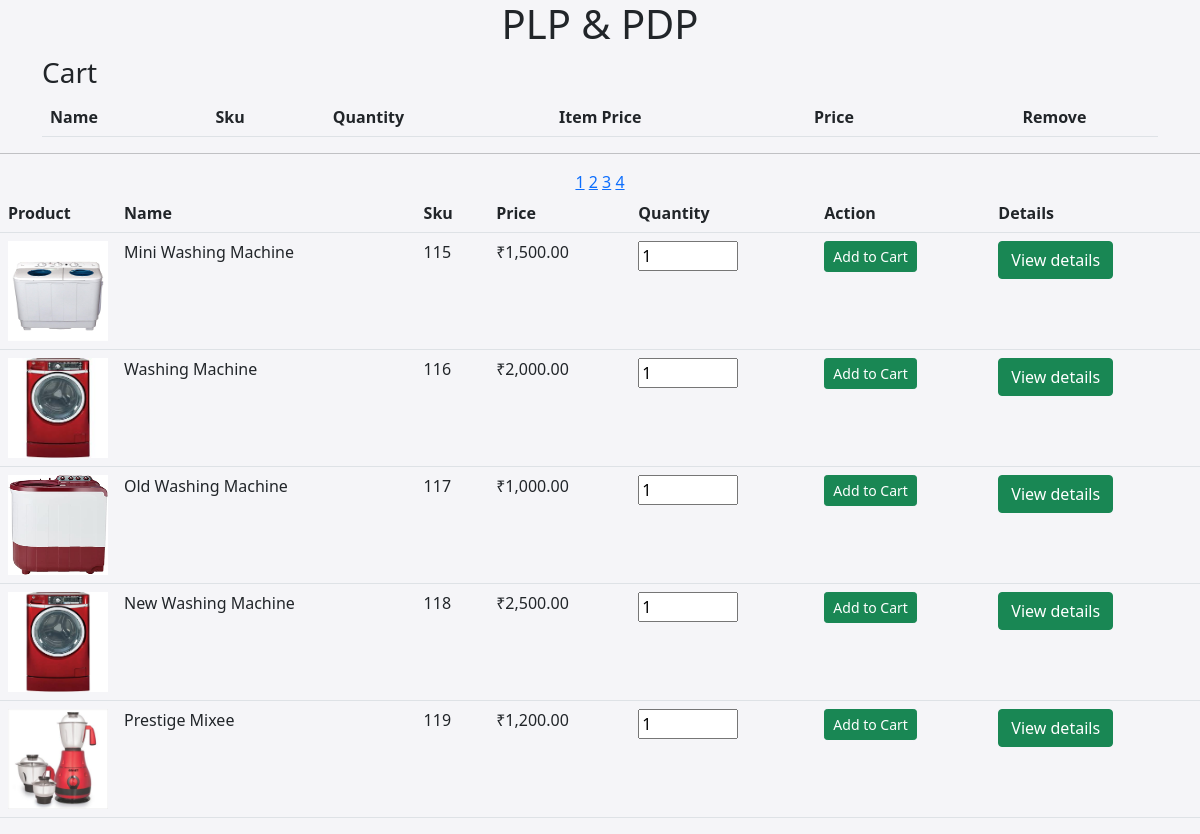
The app's page /index.php?page=4 with its own data.
### tables this page shows
CREATE TABLE `products` (
  `Id` int(8) NOT NULL,
  `Name` varchar(30) NOT NULL,
  `Sku` int(10) NOT NULL,
  `Price` double(10,2) NOT NULL,
  `Description` varchar(500) NOT NULL,
  `image` text NOT NULL
);

### function.php (the view, shortened to what this page needs)
<?php include 'Db.php' ?>
<?php
function pagination()
{
    global $connection;
    $results_per_page = 5;
    $query = 'SELECT * FROM products';
    $result = mysqli_query($connection, $query);
    $number_of_results = mysqli_num_rows($result);
    $number_of_pages = ceil($number_of_results / $results_per_page);
    if (!isset($_GET['page']))
    {
        $page = 1;
    }
    else
    {
        $page = $_GET['page'];
    }
    $this_page_first_result = ($page - 1) * $results_per_page;
    $query = 'SELECT * FROM products LIMIT ' . $this_page_first_result . ',' . $results_per_page;
    $result = mysqli_query($connection, $query);
    while ($row = mysqli_fetch_array($result))
    { ?>
      <form action="index.php?action=Add&Id=<?=$row['Id']; ?>" method="post">
          <tr>
                  <td id="product-image"><img src="<?php echo $row["image"]; ?>" width="100" height="100"></td>
                  <td><?=$row['Name']; ?></td>
                  <td><?php echo $row['Sku']; ?></td>
                  <td>₹<?=number_format($row['Price'], 2); ?></td>
                  <td> <input type="number" Name="quantity" value="1" min=1 max=1000 class="number"></td>
                  <td><input type="submit" value="Add to Cart" class="btn btn-success btn-sm"></td>
                  <td><a href="details.php?Id=<?=$row['Id']; ?>" class ="btn btn-success">View details</a></td>
    </form>
    <center>
    <?php
    }
    for ($page = 1;$page <= $number_of_pages;$page++)
    {
        echo '<a "  href="index.php?page=' . $page . '">' . $page . '</a> ';
    }
} ?>

### css/index.css (style rules this page uses)
.number { width: 100px; height: 30px; }
.body { background-color: #f5f5f8; }
#product-image { width: 100px; height: 100px; }

### records on screen
products: image (picture), Name "Mini Washing Machine", Sku "115", Price "1,500.00"
products: image (picture), Name "Washing Machine", Sku "116", Price "2,000.00"
products: image (picture), Name "Old Washing Machine", Sku "117", Price "1,000.00"
products: image (picture), Name "New Washing Machine", Sku "118", Price "2,500.00"
products: image (picture), Name "Prestige Mixee", Sku "119", Price "1,200.00"
